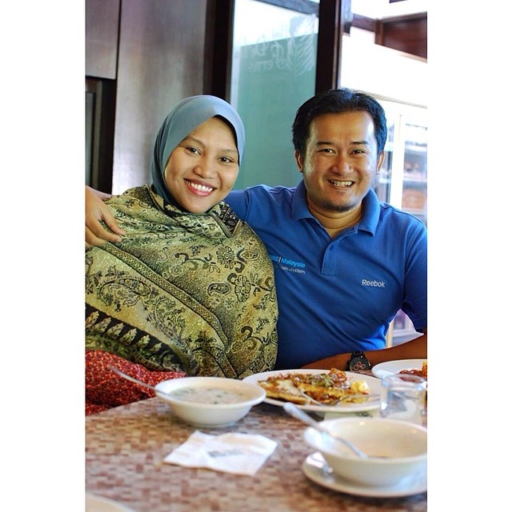
#> input picture TestImages/img1.jpg, 1024 x 1024 px (shown at 1/2 size); its folder holds 4 pictures in this run
$ python Project.py
#> lines starting #> are read from the running program, lines starting #| are printed output that depends on the picture; after the words box and inside, x2 and y2 are one past the last pixel; in counts of white or black regions, pixels touching at a corner belong together
import cv2
import os
import pandas as pd

face_cascade = cv2.CascadeClassifier(cv2.data.haarcascades + 'haarcascade_frontalface_default.xml')
bounding_boxes = []

folder_path = "TestImages"
image_files = [f"img{i}.jpg" for i in range(1, 13)]
for image_file in image_files:
    image_path = os.path.join(folder_path, image_file)
    image = cv2.imread(image_path)
#> image is the input picture: shape (1024, 1024, 3); mean B, G, R 165.5, 168.2, 170.2
    grayimage = cv2.cvtColor(image, cv2.COLOR_BGR2GRAY)
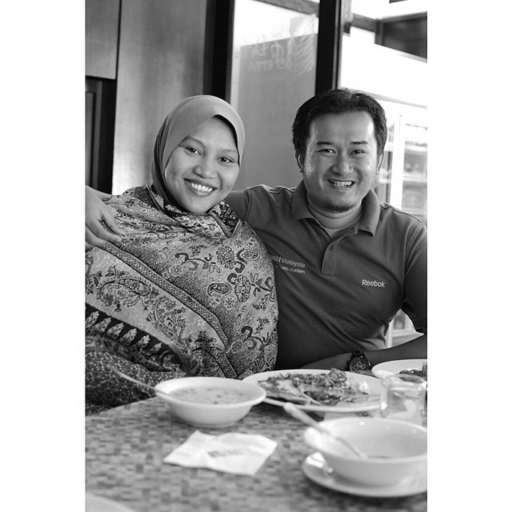
#> grayimage: shape (1024, 1024) (shown at 1/2 size); min 0, max 255, mean 168.5

    faces = face_cascade.detectMultiScale(grayimage, scaleFactor=1.2, minNeighbors=6, minSize=(40, 40))
#> faces = [[597, 237, 166, 166], [332, 246, 170, 170]]

    for (x, y, w, h) in faces:
        bottom_left = (x, y + h)
        top_right = (x + w, y)
        bounding_boxes.append([image_file, bottom_left, top_right])

        cv2.rectangle(image, (x, y), (x + w, y + h), (255, 0, 0), 2)
#> this loop made 2 passes
#> (x, y, w, h, bottom_left, top_right) on passes 1 to 2: (597, 237, 166, 166, (597, 403), (763, 237)), (332, 246, 170, 170, (332, 416), (502, 246))
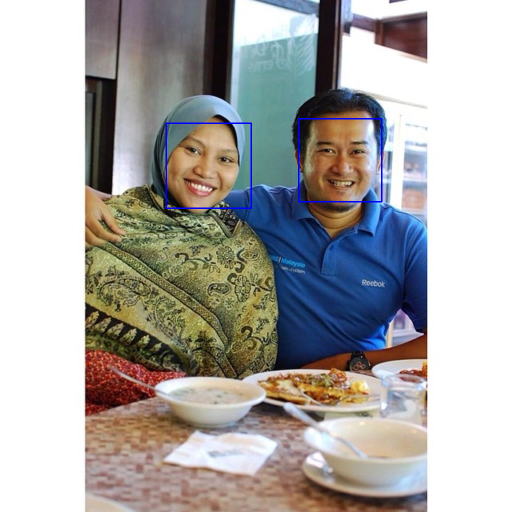
#> image: shape (1024, 1024, 3) (shown at 1/2 size); 0.38% of pixels changed, all inside (x1, y1, x2, y2) = (331, 236, 765, 418)
#> after the loop, bounding_boxes = [['img1.jpg', (597, 403), (763, 237)], ['img1.jpg', (332, 416), (502, 246)]]

    output_path = os.path.join('OutputImages', f"output_{image_file}")
    cv2.imwrite(output_path, image)
#> pass 2 of the loop `for image_file in image_files:`:
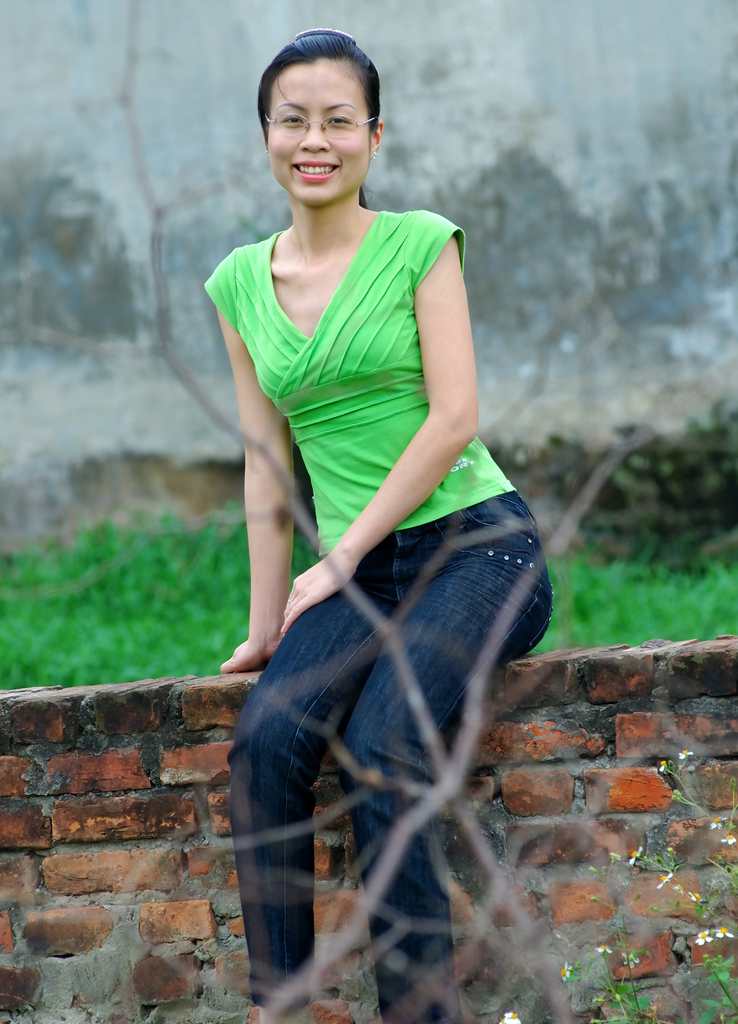
#> input picture TestImages/img2.jpg, 738 x 1024 px
#> image is the input picture: shape (1024, 738, 3); mean B, G, R 115.5, 127.4, 109.3
#> `grayimage = cv2.cvtColor(image, cv2.COLOR_BGR2GRAY)`:
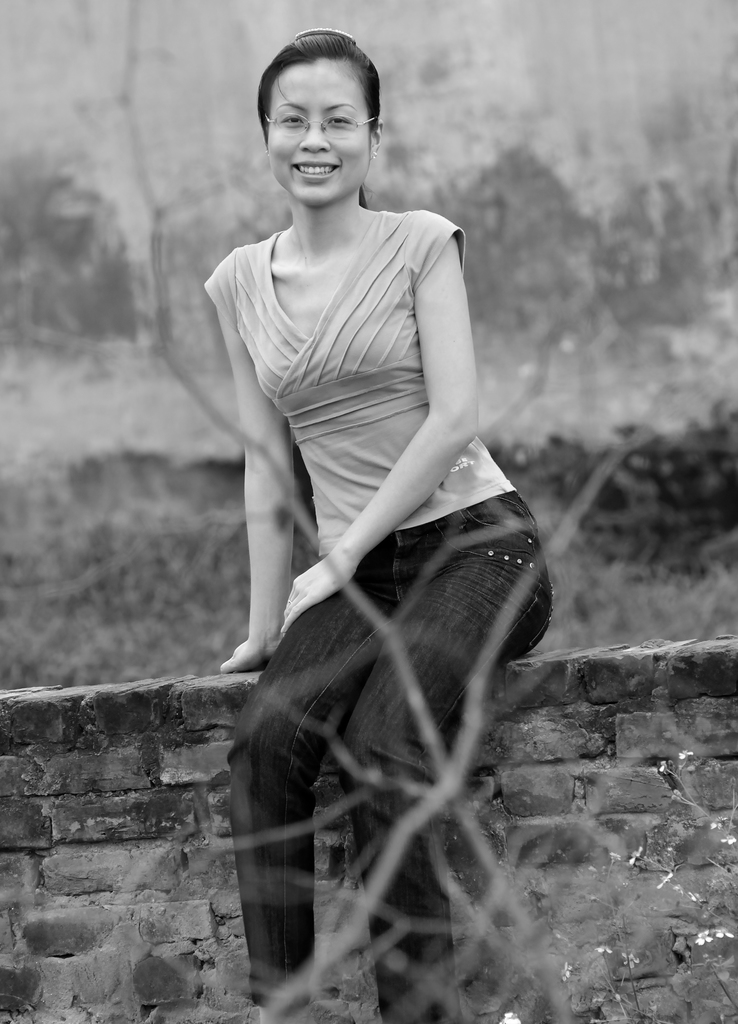
#> grayimage: shape (1024, 738); min 0, max 255, mean 120.6
#> faces = [[643, 331, 85, 85], [246, 65, 138, 138]]
#> the loop `for (x, y, w, h) in faces:` made 2 passes
#> (x, y, w, h, bottom_left, top_right) on passes 1 to 2: (643, 331, 85, 85, (643, 416), (728, 331)), (246, 65, 138, 138, (246, 203), (384, 65))
#> after the loop `for (x, y, w, h) in faces:`:
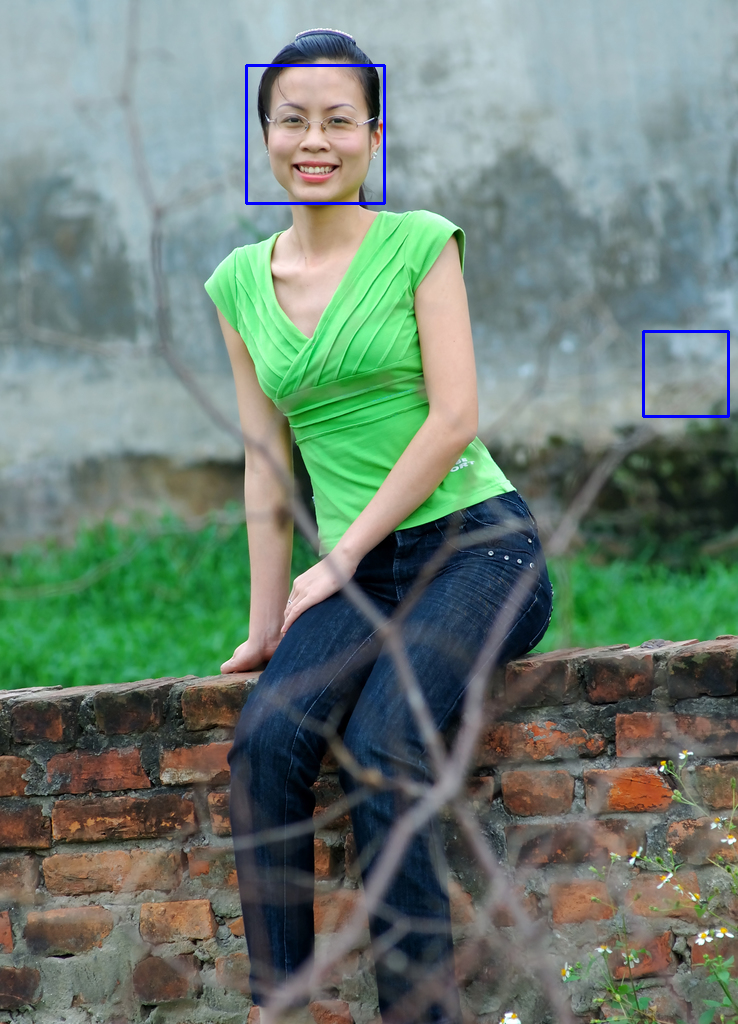
#> image: shape (1024, 738, 3); 0.35% of pixels changed, all inside (x1, y1, x2, y2) = (245, 64, 730, 418)
#> after the loop `for (x, y, w, h) in faces:`: bounding_boxes = [['img1.jpg', (597, 403), (763, 237)], ['img1.jpg', (332, 416), (502, 246)], ['img2.jpg', (643, 416), (728, 331)], ['img2.jpg', (246, 203), (384, 65)]]
#> (the run stopped early here; a loop or call above may not have finished)
